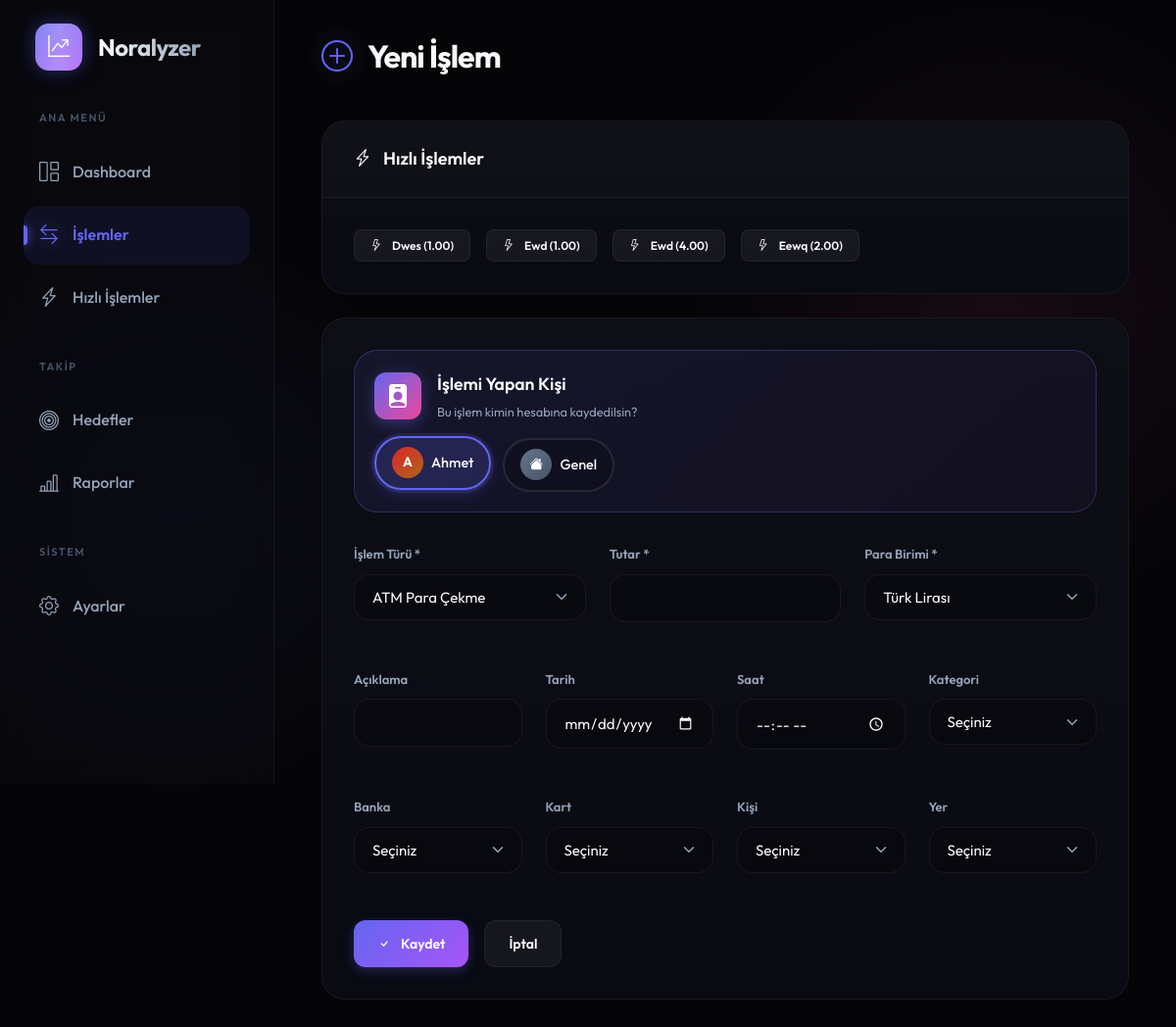
Page /transactions/add on the earlier database version.
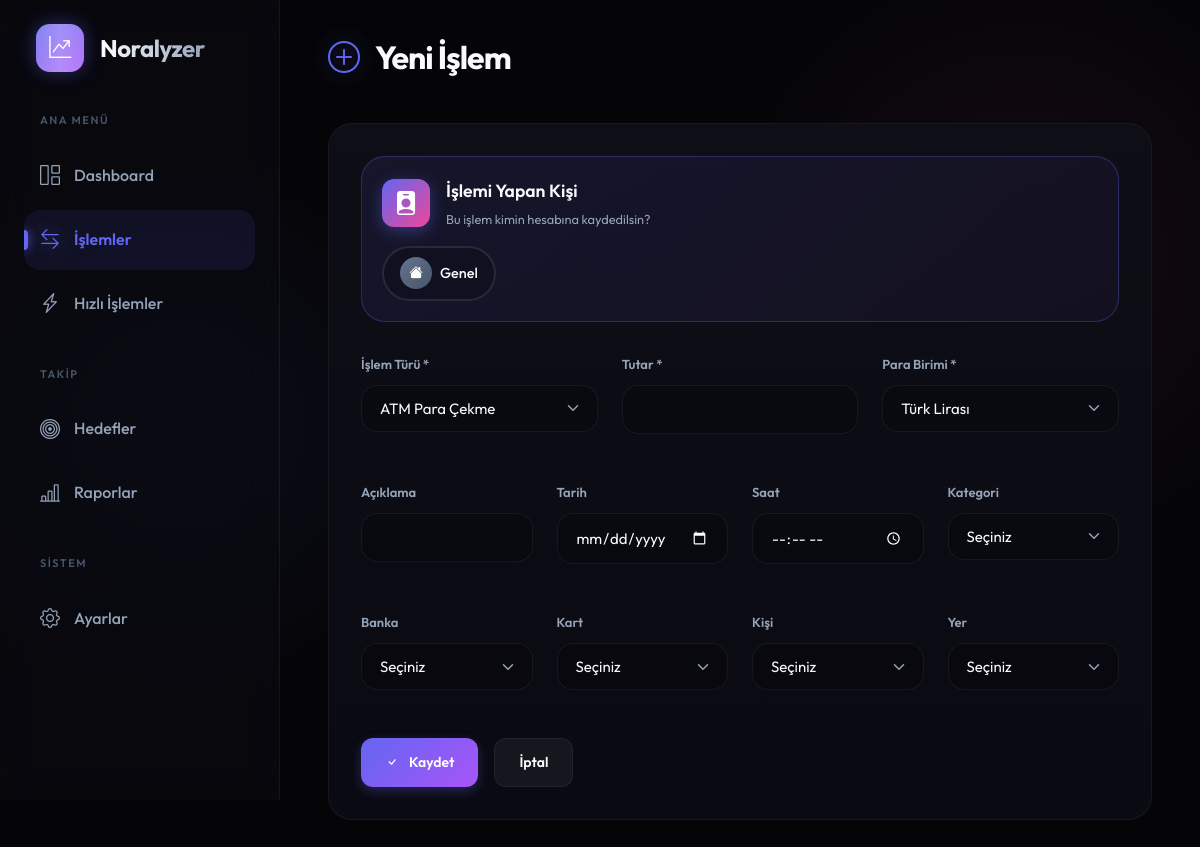
Same page on the later database version.
### app.py (models this page shows)
class QuickTransaction(db.Model):
    id = db.Column(db.Integer, primary_key=True)
    name = db.Column(db.String(100), nullable=False)
    amount = db.Column(db.Float)
    currency = db.Column(db.String(10))
    transaction_type = db.Column(db.String(30))
    description = db.Column(db.Text)
    category_id = db.Column(db.Integer, db.ForeignKey('category.id'))
    card_id = db.Column(db.Integer, db.ForeignKey('card.id'))
    bank_id = db.Column(db.Integer, db.ForeignKey('bank.id'))
    person_id = db.Column(db.Integer, db.ForeignKey('person.id'))
    place_id = db.Column(db.Integer, db.ForeignKey('place.id'))
    created_at = db.Column(db.DateTime, default=datetime.utcnow)
    category = db.relationship('Category')
    card = db.relationship('Card')
    bank = db.relationship('Bank')
    person = db.relationship('Person')
    place = db.relationship('Place')

class Person(db.Model):
    id = db.Column(db.Integer, primary_key=True)
    name = db.Column(db.String(100), nullable=False)
    phone = db.Column(db.String(20))
    note = db.Column(db.Text)
    is_favorite = db.Column(db.Boolean, default=False)
    created_at = db.Column(db.DateTime, default=datetime.utcnow)

### app.py (the view, shortened to what this page needs)
@app.route('/transactions/add', methods=['GET', 'POST'])
def add_transaction():
    return render_template('add_transaction.html',
        transaction_types=TRANSACTION_TYPES,
        currencies=CURRENCIES,
        categories=Category.query.all(),
        banks=Bank.query.all(),
        cards=Card.query.all(),
        persons=Person.query.all(),
        places=Place.query.all(),
        tags=Tag.query.all(),
        quick_transactions=QuickTransaction.query.all(),
        currency_names=CURRENCY_NAMES
    )

### templates/add_transaction.html (shortened to what the changed rows need)
{% extends "base.html" %}
{% block content %}
<div class="page-header">
    <h1 class="page-title"><i class="bi bi-plus-circle"></i> Yeni İşlem</h1>
</div>
{% if quick_transactions %}
<div class="card mb-3">
    <div class="card-header"><h3><i class="bi bi-lightning-charge"></i> Hızlı İşlemler</h3></div>
    <div class="card-body">
        <div class="d-flex flex-wrap gap-2">
            {% for qt in quick_transactions %}
            <form action="{{ url_for('transactions.use_quick_transaction', id=qt.id) }}" method="POST">
                <button type="submit" class="btn btn-secondary btn-sm">
                    <i class="bi bi-lightning"></i> {{ qt.name }}
                    {% if qt.amount %}({{ "%.2f"|format(qt.amount) }}){% endif %}
                </button>
            </form>
            {% endfor %}
        </div>
    </div>
</div>
{% endif %}
<div class="card">
    <div class="card-body">
        <form method="POST">
            <div class="owner-selection-box mb-4">
                <div class="owner-options">
                    {% for p in persons %}
                    <label class="owner-option">
                        <span class="owner-option-content">
                            <span class="owner-avatar" style="background: linear-gradient(135deg, hsl({{ loop.index0 * 60 }}, 70%, 50%), hsl({{ loop.index0 * 60 + 30 }}, 70%, 40%));">
                                {{ p.name[:1] }}
                            </span>
                            <span class="owner-name">{{ p.name }}</span>
                        </span>
                    </label>
                    {% endfor %}
                </div>
            </div>
        </form>
    </div>
</div>
{% endblock %}

Differences in the rows shown:
removed QuickTransaction: name "Dwes", amount "1.00"
removed QuickTransaction: name "Ewd", amount "1.00"
removed QuickTransaction: name "Ewd", amount "4.00"
removed QuickTransaction: name "Eewq", amount "2.00"
removed Person: name "A", name "Ahmet"
Other differences:
text no longer shown: "Hızlı İşlemler"
